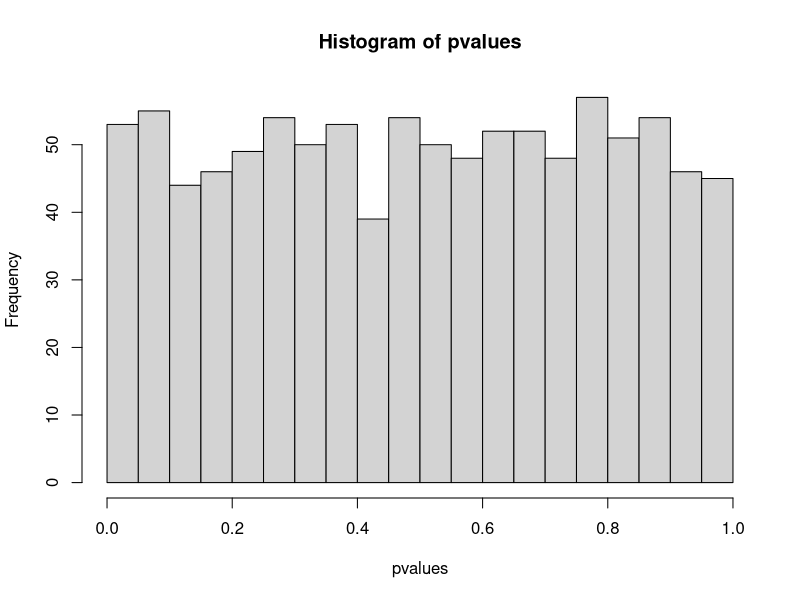
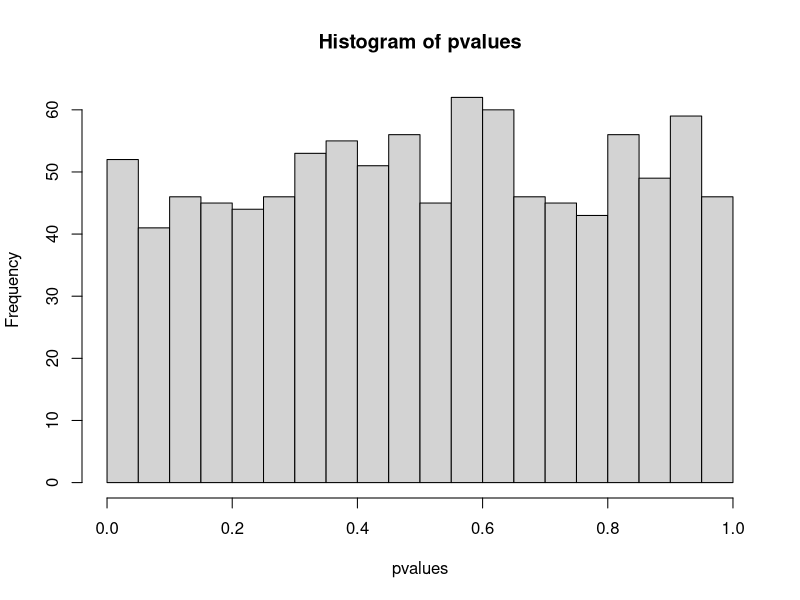
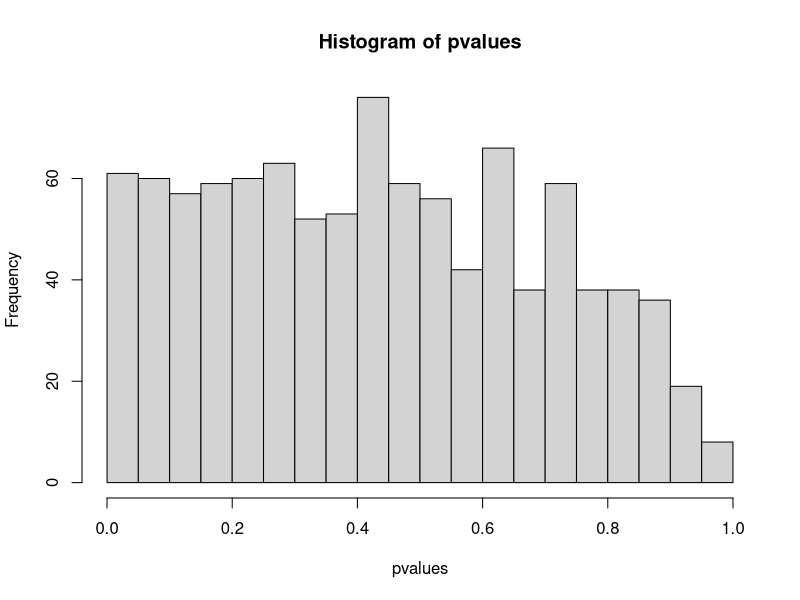
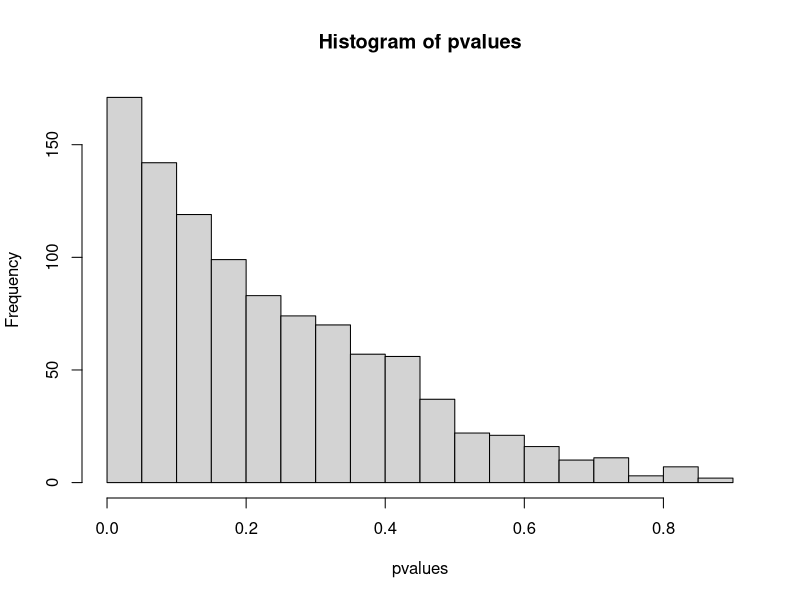
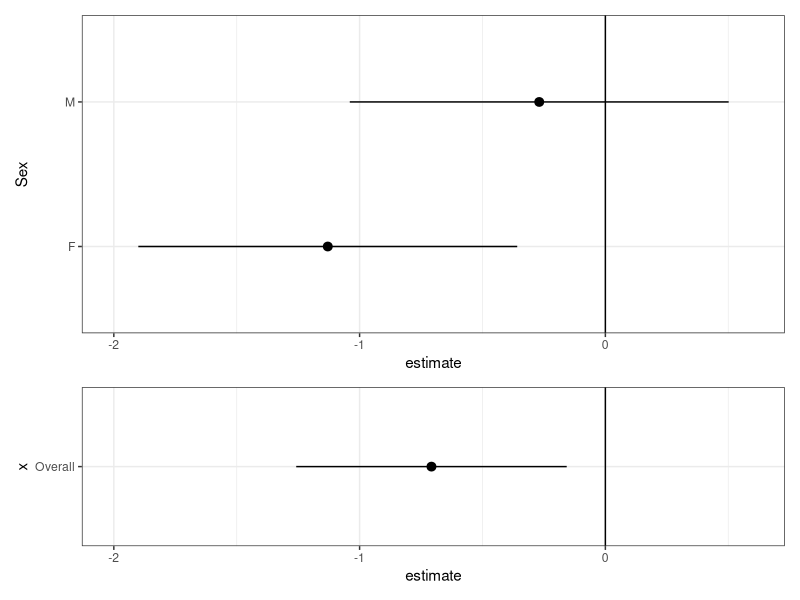

These figures' R source, in order:
## ---- chunk 1

# Set the dataset size
N = 20

# Here is a dataset in which Y does not depend on X.
df <- data.frame(
  X = rnorm(N),  # The predictor of interest.
  Z = rnorm(N),  # Covariate
  Sex = rep(c("M","F"),each=N/2),  # Sex of participant
  Y = rnorm(N)   # The outcome.  We know it is not influenced by the predictor.
)

# Check the dataset.
df

# Analysis 1 - linear regression for X on Y.
# Tidyverse way
pvalue1 <- lm(data=df , Y~X) |> 
  broom::tidy() |> 
  dplyr::pull(p.value) |> 
  purrr::pluck(2)  # There has got to be an easier way to do this.

# Or the old way
model1  <- lm(data=df, Y~X)
pvalue1 <- coef(summary(model1))["X", "Pr(>|t|)"]

# What should the p-value be?
pvalue1

## ---- chunk 2

oneRep <- function(N=20){
  
  # New data
  df <- data.frame(
    X = rnorm(N),  # The predictor of interest.
    Z = rnorm(N),  # Covariate
    Sex = rep(c("M","F"),each=N/2),  # Sex of participant
    Y = rnorm(N)   # The outcome.  We know it is not influenced by the predictor.
  )
  # Return the p-value
  coef(summary(lm(data=df, Y~X)))["X", "Pr(>|t|)"]
  
}

pvalues <- replicate(1000 , oneRep(20))

hist(pvalues , breaks=20)

## ---- chunk 3

oneRep <- function(N=20){
  
  # New data
  df <- data.frame(
    X = rnorm(N),  # The predictor of interest.
    Z = rnorm(N),  # Covariate
    Sex = rep(c("M","F"),each=N/2),  # Sex of participant
    Y = rnorm(N)   # The outcome.  We know it is not influenced by the predictor.
  )
  # Return the p-value
  coef(summary(lm(data=df, Y~X+Z)))["X", "Pr(>|t|)"]
  
}

pvalues <- replicate(1000 , oneRep(20))

hist(pvalues , breaks=20)

## ---- chunk 4

oneRep <- function(N=20){
  
  # New data
  df <- data.frame(
    X = rnorm(N),  # The predictor of interest.
    Z = rnorm(N),  # Covariate
    Sex = rep(c("M","F"),each=N/2),  # Sex of participant
    Y = rnorm(N)   # The outcome.  We know it is not influenced by the predictor.
  )

  # Apply models and p-value extraction to two different formulas
  pvalues <- list( Y~X , Y~X+Z , Y~X+Z+Sex ) |> 
    lapply(lm, data=df) |> 
    sapply(\(m) coef(summary(m))["X", "Pr(>|t|)"] )
  
}

oneRep()

pvalues <- replicate(1000 , oneRep(20)) |> apply(2, min)

hist(pvalues , breaks=20)

## ---- chunk 5
100 * mean(pvalues<0.05)
## ---- chunk 6
oneRep <- function(N=20){
  
  # New data
  df <- data.frame(
    X = rnorm(N),  # The predictor of interest.
    Z = rnorm(N),  # Covariate
    Sex = rep(c("M","F"),each=N/2),  # Sex of participant
    Y = rnorm(N)   # The outcome.  We know it is not influenced by the predictor.
  )
  
  df2 <- df[abs(df$Y)<2,]
  
  ## We have six different datasets we could use
  dfs <- c(list(df, df2),
            split(df ,  df$Sex), 
            split(df2 , df2$Sex))
  
  ## Three models to apply to each.
  lapply(dfs , \(d){
  list( Y~X , Y~X+Z  ) |> 
    lapply(lm, data=d) |> 
    sapply(\(m) coef(summary(m))["X", "Pr(>|t|)"] )
    }) |> unlist()
  
}

pvalues <- replicate(1000 , oneRep(20)) |> apply(2, min)

hist(pvalues , breaks=20)


## ---- chunk 7
library(ggplot2)
library(emmeans)
library(patchwork)

N=50
set.seed(11)
df <- data.frame(
    X = rep(c("Trt","Ctrl"), N/2),  # The treatment (predictor of interest)
    Z = rnorm(N),  # Covariate
    Sex = rep(c("M","F"),each=N/2)  # Sex of participant
    )
df$Y = rnorm(N)+ifelse(df$X=="Trt",.5,0)   # The outcome.  We know it is influenced by the predictor, but this is not affected by sex.

model3 <- lm(Y~X*Sex, data=df)
model4 <- lm(Y~X, data=df)

## ---- chunk 8

# No evidence for an interaction effect.
anova(model3, model4)

emmeans(model3 , pairwise ~ X | Sex , infer=c(TRUE, TRUE) )$contrast
emmeans(model4 , pairwise ~ X , infer=c(TRUE, TRUE) )$contrast

plot1 <- emmeans(model3 , pairwise ~ X | Sex , infer=c(TRUE, TRUE) )$contrast |> 
  data.frame() |>
  ggplot() + 
  aes(Sex, estimate, ymin=lower.CL, ymax=upper.CL ) + 
  geom_pointrange() + coord_flip() + theme_bw() + geom_hline(yintercept=0)+ 
  lims(y=c(-2,0.6))

plot2 <- emmeans(model4 , pairwise ~ X , infer=c(TRUE, TRUE) )$contrast |> 
  data.frame() |>
  ggplot() + 
  aes(x= "Overall", estimate, ymin=lower.CL, ymax=upper.CL ) + 
  geom_pointrange() + coord_flip() + theme_bw() + geom_hline(yintercept=0) + 
  lims(y=c(-2,0.6))

plot1 / plot2 + plot_layout(heights=c(2,1))

anova(model3)
